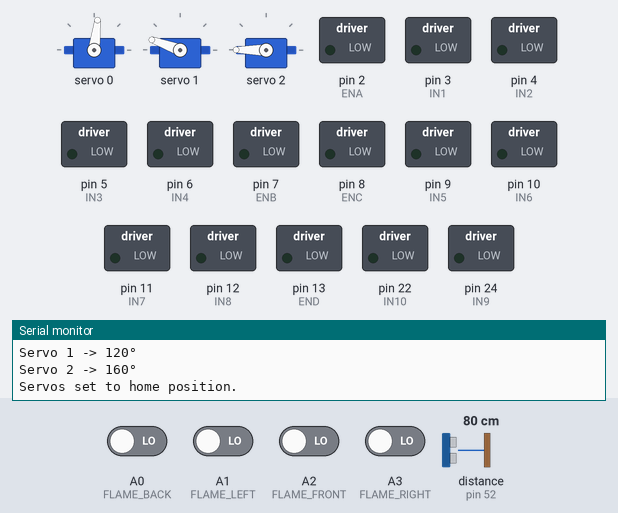
Bench run of a sketch on a simulated Arduino Mega 2560, built with avr-gcc and run on an emulated ATmega2560. On the bench: 3 × servo, switched loads named in the sketch (green lamp = pin HIGH), the last lines printed to the serial monitor. The inputs (shaded band) are chosen by the test bench; at power-on: A0 (FLAME_BACK), A1 (FLAME_LEFT), A2 (FLAME_FRONT), A3 (FLAME_RIGHT) LOW, distance to the obstacle (sensor on pin 52) 80 cm. The echo pulse lasts 58.3 µs per cm.

Above: at 1.2 s.
1.3 s: A0 (FLAME_BACK) driven HIGH
At 2.5 s:
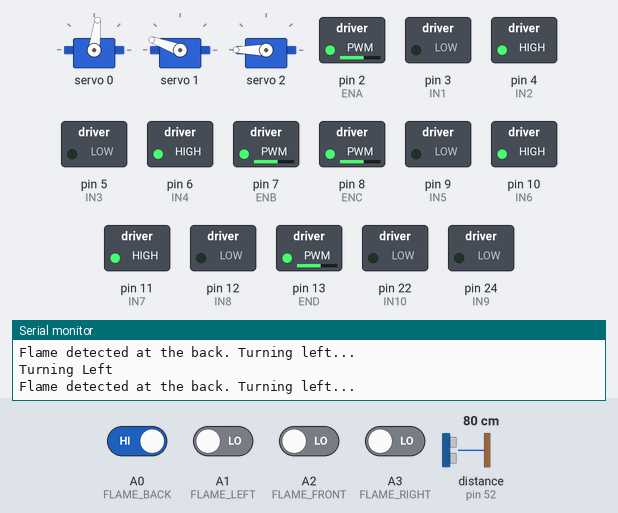
2.8 s: A2 (FLAME_FRONT) driven HIGH
At 3.4 s:
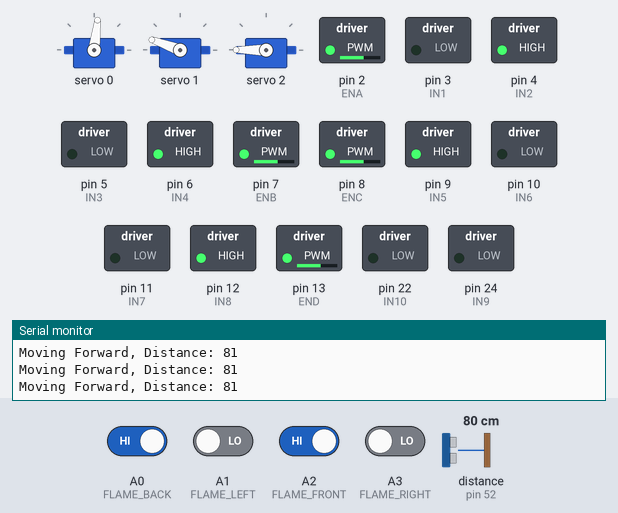
Timing chart, 0 to 5.8 s (numbered marks = the images above; inputs shaded):
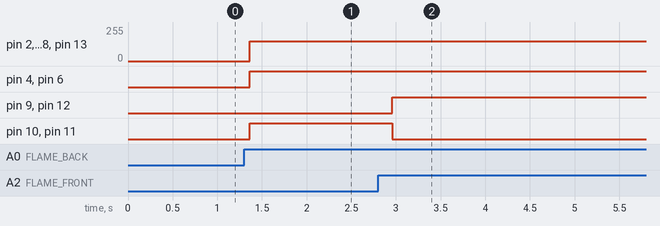

Measured:
- after the input at 1.3 s, pin 2 (ENA), pin 7 (ENB), pin 8 (ENC), pin 13 (END): 0/255 → 150/255 after 0.06 s; pin 4 (IN2), pin 6 (IN4), pin 10 (IN6), pin 11 (IN7): LOW → HIGH after 0.06 s
- after the input at 2.8 s, pin 9 (IN5), pin 12 (IN8): LOW → HIGH after 0.16 s; pin 10 (IN6), pin 11 (IN7): HIGH → LOW after 0.16 s

The sketch:

FIRE_ROBOT_CODE.ino
```cpp
#include <Wire.h>
#include <NewPing.h>
#include <Adafruit_PWMServoDriver.h>
#include <IRremote.hpp>
#include <Servo.h>

// Create PCA9685 object
Adafruit_PWMServoDriver pwm = Adafruit_PWMServoDriver(0x40); // Default I2C address is 0x40

// Define servo min/max pulse values (adjust for your servos)
#define SERVO_MIN  150  // 0 degrees
#define SERVO_MAX  600  // 180 degrees

// Define home positions
const int HOME_POSITIONS[] = {55, 120, 160}; // Home angles for servos 0, 1, 2
const int FLAME_POSITIONS[] = {55, 30, 160}; // FlameServo angles for servos 0, 1, 2

// ==================== Pin Definitions ====================
const int IR_RECEIVER_PIN = 14;

// Motor driver pins
#define IN1 3
#define IN2 4
#define ENA 2

#define IN3 5
#define IN4 6
#define ENB 7

#define IN5 9
#define IN6 10
#define ENC 8

#define IN7 11
#define IN8 12
#define END 13

#define IN9 24
#define IN10 22
#define ENE 26

// Flame sensors
#define FLAME_FRONT A2
#define FLAME_RIGHT A3
#define FLAME_BACK  A0
#define FLAME_LEFT  A1

#define TRIG_PIN 50  // Trig pin connected to digital pin 9
#define ECHO_PIN 52 // Echo pin connected to digital pin 10
#define MAX_DISTANCE 400

NewPing sonar(TRIG_PIN, ECHO_PIN, MAX_DISTANCE);

// IR remote command values
#define IR_FORWARD    0xE41BD6DE
#define IR_BACKWARD   0xE01FD6DE
#define IR_RIGHT      0xE619D6DE
#define IR_LEFT       0xE21DD6DE
#define IR_STOP       0x7F80D6DE
#define IR_SPEED_UP   0xE51AD6DE
#define IR_SPEED_DOWN 0xE11ED6DE

int speed = 150;
IRrecv irrecv(IR_RECEIVER_PIN);
IRData receivedData;  // Corrected type

// ==================== Function Prototypes ====================
void moveForward();
void moveBackward();
void turnRight();
void turnLeft();
void stopMotors();
void increaseSpeed();
void decreaseSpeed();
void applySpeed();
void faceFlame();
void setHomePosition();
void moveFlameServo();
void moveServo(int servoNum, int angle);

// ==================== Setup ====================
void setup() {
  Serial.begin(9600);
  Serial.println("PCA9685 Servo & Robot Setup");

  Wire.begin();  // Initialize I2C
  pwm.begin();
  pwm.setPWMFreq(50);  // Set frequency to 50Hz for servos
  delay(10);

  irrecv.enableIRIn();
  Serial.println("IR Receiver is ready");

  // Initialize motor control pins
  pinMode(IN1, OUTPUT); pinMode(IN2, OUTPUT); pinMode(ENA, OUTPUT);
  pinMode(IN3, OUTPUT); pinMode(IN4, OUTPUT); pinMode(ENB, OUTPUT);
  pinMode(IN5, OUTPUT); pinMode(IN6, OUTPUT); pinMode(ENC, OUTPUT);
  pinMode(IN7, OUTPUT); pinMode(IN8, OUTPUT); pinMode(END, OUTPUT);
  pinMode(IN9, OUTPUT); pinMode(IN10, OUTPUT); pinMode(ENE, OUTPUT);

  // Initialize flame sensor pins
  pinMode(FLAME_FRONT, INPUT);
  pinMode(FLAME_RIGHT, INPUT);
  pinMode(FLAME_BACK, INPUT);
  pinMode(FLAME_LEFT, INPUT);

  stopMotors();

  // Move servos to home position at start
  setHomePosition();
}

// ==================== Main Loop ====================
void loop() {
  // Check for flame detection first

  if (digitalRead(FLAME_FRONT) || digitalRead(FLAME_RIGHT) || digitalRead(FLAME_BACK) || digitalRead(FLAME_LEFT)) {
    Serial.println("Flame detected! Facing flame...");
    faceFlame();
  }
  else {
    // Check for IR remote control input
    if (irrecv.decode()) {
      unsigned long command = irrecv.decodedIRData.decodedRawData;

      Serial.print("Received IR Code: ");
      Serial.println(command, HEX);

      switch (command) {
        case IR_FORWARD: moveForward(); break;
        case IR_BACKWARD: moveBackward(); break;
        case IR_RIGHT: turnRight(); break;
        case IR_LEFT: turnLeft(); break;
        case IR_STOP: stopMotors(); break;
        case IR_SPEED_UP: increaseSpeed(); break;
        case IR_SPEED_DOWN: decreaseSpeed(); break;
        //default: stopMotors(); break;
      }

      irrecv.resume(); // Resume receiver
    }
  }
}

// ==================== Motor Control Functions ====================
void moveForward() {
  digitalWrite(IN1, LOW); digitalWrite(IN2, HIGH); analogWrite(ENA, speed);
  digitalWrite(IN3, LOW); digitalWrite(IN4, HIGH); analogWrite(ENB, speed);
  digitalWrite(IN5, HIGH); digitalWrite(IN6, LOW); analogWrite(ENC, speed);
  digitalWrite(IN7, LOW); digitalWrite(IN8, HIGH); analogWrite(END, speed);
}

void moveBackward() {
  digitalWrite(IN1, HIGH); digitalWrite(IN2, LOW); analogWrite(ENA, speed);
  digitalWrite(IN3, HIGH); digitalWrite(IN4, LOW); analogWrite(ENB, speed);
  digitalWrite(IN5, LOW); digitalWrite(IN6, HIGH); analogWrite(ENC, speed);
  digitalWrite(IN7, HIGH); digitalWrite(IN8, LOW); analogWrite(END, speed);
}

void turnLeft() {
  digitalWrite(IN1, LOW); digitalWrite(IN2, HIGH); analogWrite(ENA, speed);
  digitalWrite(IN3, LOW); digitalWrite(IN4, HIGH); analogWrite(ENB, speed);
  digitalWrite(IN5, LOW); digitalWrite(IN6, HIGH); analogWrite(ENC, speed);
  digitalWrite(IN7, HIGH); digitalWrite(IN8, LOW); analogWrite(END, speed);
  Serial.println("Turning Left");
}

void turnRight() {
  digitalWrite(IN1, HIGH); digitalWrite(IN2, LOW); analogWrite(ENA, speed);
  digitalWrite(IN3, HIGH); digitalWrite(IN4, LOW); analogWrite(ENB, speed);
  digitalWrite(IN5, HIGH); digitalWrite(IN6, LOW); analogWrite(ENC, speed);
  digitalWrite(IN7, LOW); digitalWrite(IN8, HIGH); analogWrite(END, speed);
  Serial.println("Turning Right");
}

void stopMotors() {
  digitalWrite(IN1, LOW); digitalWrite(IN2, LOW);
  digitalWrite(IN3, LOW); digitalWrite(IN4, LOW);
  digitalWrite(IN5, LOW); digitalWrite(IN6, LOW);
  digitalWrite(IN7, LOW); digitalWrite(IN8, LOW);
}

// ==================== Speed Control ====================
void increaseSpeed() { speed = min(speed + 10, 255); applySpeed(); }
void decreaseSpeed() { speed = max(speed - 10, 0); applySpeed(); }
void applySpeed() {
  analogWrite(ENA, speed);
  analogWrite(ENB, speed);
  analogWrite(ENC, speed);
  analogWrite(END, speed);
}

// ==================== Flame Detection ====================
void faceFlame() {
    Serial.println("Flame detected! Aligning robot to face it...");

    bool flameDetected = false;

    // Step 1: Locate the flame and turn towards it
    while (!flameDetected) {
        bool front = digitalRead(FLAME_FRONT);
        bool right = digitalRead(FLAME_RIGHT);
        bool left  = digitalRead(FLAME_LEFT);
        bool back  = digitalRead(FLAME_BACK);

        if (front) {
            Serial.println("Flame detected in front. Ready for distance adjustment.");
            flameDetected = true; // Now we can adjust distance
        }
        else if (right) {
            Serial.println("Flame detected on the right. Turning right...");
            turnLeft();
        }
        else if (left) {
            Serial.println("Flame detected on the left. Turning left...");
            turnLeft();
        }
        else if (back) {
            Serial.println("Flame detected at the back. Turning left...");
            turnLeft(); // Longer turn if the flame is at the back
        }
        else {
            Serial.println("No flame detected, stopping.");
            turnLeft();
            return; // Exit function if no flame is found
        }
    }

    // Step 2: Adjust distance only AFTER facing the flame
    Serial.println("Flame in front! Adjusting distance...");

    int distance = sonar.ping_cm();

    while (distance != 10) {
        distance = sonar.ping_cm(); // Get updated distance

        if (distance > 10) {
            moveForward();
            Serial.print("Moving Forward, Distance: "); Serial.println(distance);
        }
        else if (distance < 10) {
            moveBackward();
            Serial.print("Moving Backward, Distance: "); Serial.println(distance);
        }

        delay(100); // Allow sensor readings to stabilize
    }

    stopMotors();
    Serial.println("Optimal distance (10 cm) reached. Activating FlameServo...");

    moveFlameServo();
    delay(5000); // Allow servo operation
    digitalWrite(IN9, HIGH); digitalWrite(IN10, LOW); analogWrite(ENE, 255);
    delay(5000);
    setHomePosition(); // Reset servos
    stopMotors();
}

// ==================== Servo Control ====================
void setHomePosition() {
  for (int i = 0; i < 3; i++) {
    moveServo(i, HOME_POSITIONS[i]);
  }
  Serial.println("Servos set to home position.");
}

void moveFlameServo() {
  for (int i = 0; i < 3; i++) {
    moveServo(i, FLAME_POSITIONS[i]);
  }
  Serial.println("Servos moved to Flame position.");
}

void moveServo(int servoNum, int angle) {
  int pulse = map(angle, 0, 180, SERVO_MIN, SERVO_MAX);
  pwm.setPWM(servoNum, 0, pulse);
  Serial.print("Servo "); Serial.print(servoNum);
  Serial.print(" -> "); Serial.print(angle); Serial.println("°");
}
```
